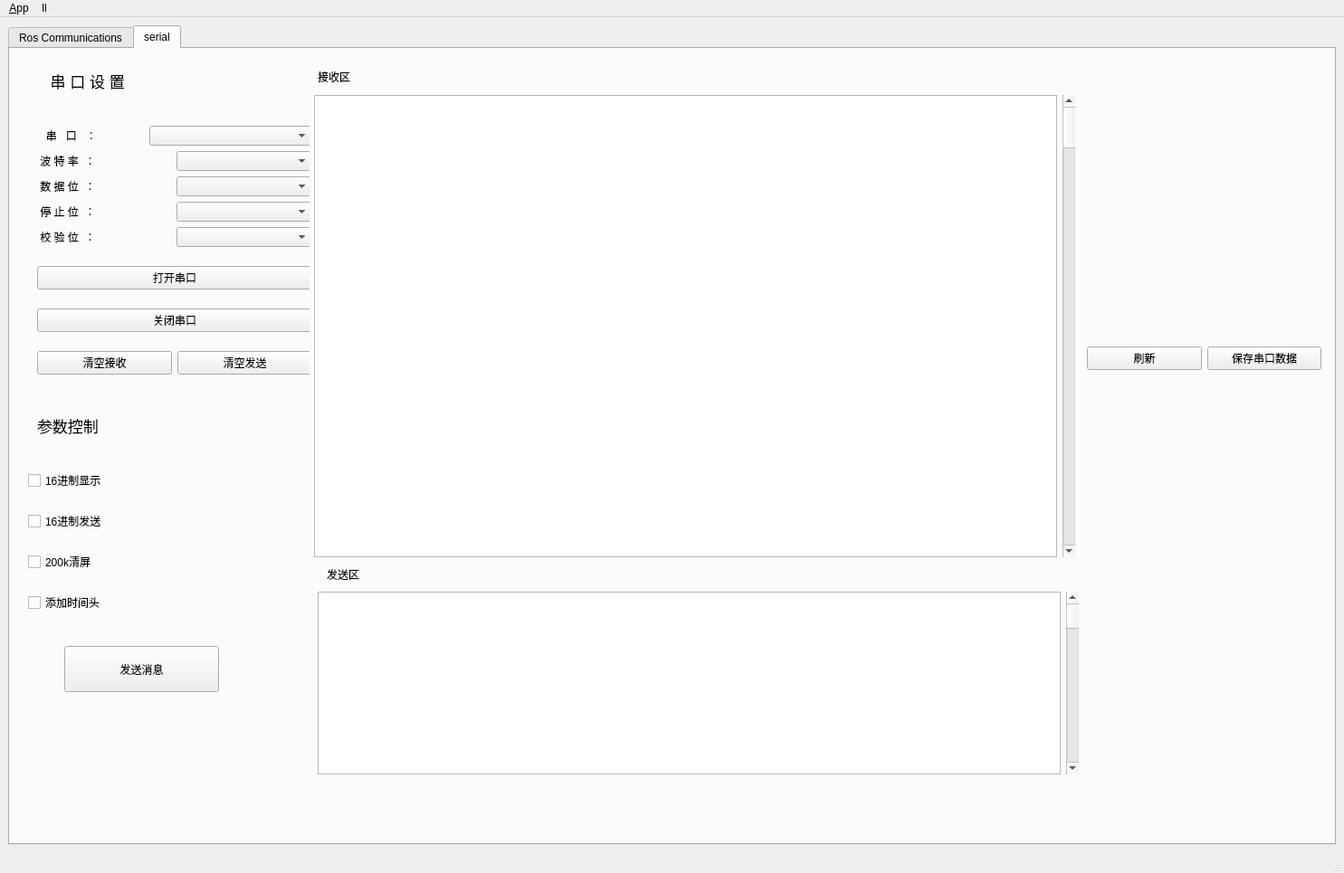
<?xml version="1.0" encoding="UTF-8"?>
<ui version="4.0">
 <class>MainWindowDesign</class>
 <widget class="QMainWindow" name="MainWindowDesign">
  <property name="geometry">
   <rect>
    <x>0</x>
    <y>0</y>
    <width>1485</width>
    <height>965</height>
   </rect>
  </property>
  <property name="windowTitle">
   <string>QRosApp</string>
  </property>
  <property name="windowIcon">
   <iconset resource="../../robot_hmi/resources/images.qrc">
    <normaloff>:/images/icon.png</normaloff>:/images/icon.png</iconset>
  </property>
  <property name="locale">
   <locale language="English" country="Australia"/>
  </property>
  <widget class="QWidget" name="centralwidget">
   <layout class="QVBoxLayout" name="verticalLayout_5">
    <item>
     <widget class="QTabWidget" name="tab_manager">
      <property name="minimumSize">
       <size>
        <width>0</width>
        <height>0</height>
       </size>
      </property>
      <property name="locale">
       <locale language="English" country="Australia"/>
      </property>
      <property name="currentIndex">
       <number>1</number>
      </property>
      <widget class="QWidget" name="tab_status">
       <attribute name="title">
        <string>Ros Communications</string>
       </attribute>
       <layout class="QVBoxLayout" name="verticalLayout_2">
        <item>
         <widget class="QGroupBox" name="groupBox_12">
          <property name="sizePolicy">
           <sizepolicy hsizetype="MinimumExpanding" vsizetype="Preferred">
            <horstretch>0</horstretch>
            <verstretch>0</verstretch>
           </sizepolicy>
          </property>
          <property name="title">
           <string>Logging</string>
          </property>
          <layout class="QGridLayout" name="gridLayout_3">
           <item row="0" column="0">
            <widget class="QListView" name="view_logging"/>
           </item>
           <item row="0" column="1">
            <widget class="QGroupBox" name="groupBox">
             <property name="title">
              <string>GroupBox</string>
             </property>
             <layout class="QVBoxLayout" name="verticalLayout_4">
              <item>
               <widget class="QGroupBox" name="groupBox_2">
                <property name="title">
                 <string>Ros Master</string>
                </property>
                <layout class="QGridLayout" name="gridLayout">
                 <item row="7" column="0" colspan="2">
                  <widget class="QCheckBox" name="checkbox_remember_settings">
                   <property name="layoutDirection">
                    <enum>Qt::RightToLeft</enum>
                   </property>
                   <property name="text">
                    <string>Remember settings on startup</string>
                   </property>
                  </widget>
                 </item>
                 <item row="2" column="0">
                  <widget class="QLabel" name="label_2">
                   <property name="frameShape">
                    <enum>QFrame::StyledPanel</enum>
                   </property>
                   <property name="frameShadow">
                    <enum>QFrame::Raised</enum>
                   </property>
                   <property name="text">
                    <string>Ros IP</string>
                   </property>
                  </widget>
                 </item>
                 <item row="9" column="0">
                  <spacer name="horizontalSpacer">
                   <property name="orientation">
                    <enum>Qt::Horizontal</enum>
                   </property>
                   <property name="sizeHint" stdset="0">
                    <size>
                     <width>170</width>
                     <height>21</height>
                    </size>
                   </property>
                  </spacer>
                 </item>
                 <item row="6" column="0" colspan="2">
                  <widget class="QCheckBox" name="checkbox_use_environment">
                   <property name="layoutDirection">
                    <enum>Qt::RightToLeft</enum>
                   </property>
                   <property name="text">
                    <string>Use environment variables</string>
                   </property>
                  </widget>
                 </item>
                 <item row="1" column="0" colspan="2">
                  <widget class="QLineEdit" name="line_edit_master">
                   <property name="text">
                    <string>http://192.168.1.2:11311/</string>
                   </property>
                  </widget>
                 </item>
                 <item row="0" column="0">
                  <widget class="QLabel" name="label">
                   <property name="frameShape">
                    <enum>QFrame::StyledPanel</enum>
                   </property>
                   <property name="frameShadow">
                    <enum>QFrame::Raised</enum>
                   </property>
                   <property name="text">
                    <string>Ros Master Url</string>
                   </property>
                  </widget>
                 </item>
                 <item row="5" column="0" colspan="2">
                  <widget class="QLineEdit" name="line_edit_topic">
                   <property name="enabled">
                    <bool>false</bool>
                   </property>
                   <property name="text">
                    <string>unused</string>
                   </property>
                  </widget>
                 </item>
                 <item row="3" column="0" colspan="2">
                  <widget class="QLineEdit" name="line_edit_host">
                   <property name="text">
                    <string>192.168.1.67</string>
                   </property>
                  </widget>
                 </item>
                 <item row="9" column="1">
                  <widget class="QPushButton" name="button_connect">
                   <property name="enabled">
                    <bool>true</bool>
                   </property>
                   <property name="sizePolicy">
                    <sizepolicy hsizetype="MinimumExpanding" vsizetype="Fixed">
                     <horstretch>0</horstretch>
                     <verstretch>0</verstretch>
                    </sizepolicy>
                   </property>
                   <property name="toolTip">
                    <string>Set the target to the current joint trajectory state.</string>
                   </property>
                   <property name="statusTip">
                    <string>Clear all waypoints and set the target to the current joint trajectory state.</string>
                   </property>
                   <property name="text">
                    <string>Connect</string>
                   </property>
                  </widget>
                 </item>
                 <item row="4" column="0">
                  <widget class="QLabel" name="label_3">
                   <property name="frameShape">
                    <enum>QFrame::StyledPanel</enum>
                   </property>
                   <property name="frameShadow">
                    <enum>QFrame::Raised</enum>
                   </property>
                   <property name="text">
                    <string>Ros Hostname</string>
                   </property>
                  </widget>
                 </item>
                 <item row="10" column="0">
                  <spacer name="verticalSpacer">
                   <property name="orientation">
                    <enum>Qt::Vertical</enum>
                   </property>
                   <property name="sizeHint" stdset="0">
                    <size>
                     <width>20</width>
                     <height>40</height>
                    </size>
                   </property>
                  </spacer>
                 </item>
                </layout>
               </widget>
              </item>
             </layout>
            </widget>
           </item>
          </layout>
         </widget>
        </item>
       </layout>
      </widget>
      <widget class="QWidget" name="tab">
       <attribute name="title">
        <string>serial</string>
       </attribute>
       <widget class="QWidget" name="widget" native="true">
        <property name="geometry">
         <rect>
          <x>10</x>
          <y>380</y>
          <width>311</width>
          <height>371</height>
         </rect>
        </property>
        <widget class="QLabel" name="label_12">
         <property name="geometry">
          <rect>
           <x>20</x>
           <y>20</y>
           <width>88</width>
           <height>33</height>
          </rect>
         </property>
         <property name="font">
          <font>
           <pointsize>13</pointsize>
          </font>
         </property>
         <property name="text">
          <string>参数控制</string>
         </property>
        </widget>
        <widget class="QWidget" name="layoutWidget">
         <property name="geometry">
          <rect>
           <x>10</x>
           <y>70</y>
           <width>241</width>
           <height>191</height>
          </rect>
         </property>
         <layout class="QVBoxLayout" name="verticalLayout_3">
          <item>
           <widget class="QCheckBox" name="checkBox_2">
            <property name="text">
             <string>16进制显示</string>
            </property>
           </widget>
          </item>
          <item>
           <widget class="QCheckBox" name="checkBox_3">
            <property name="text">
             <string>16进制发送</string>
            </property>
           </widget>
          </item>
          <item>
           <widget class="QCheckBox" name="checkBox_5">
            <property name="text">
             <string>200k清屏</string>
            </property>
           </widget>
          </item>
          <item>
           <widget class="QCheckBox" name="time_Check">
            <property name="text">
             <string>添加时间头</string>
            </property>
           </widget>
          </item>
         </layout>
        </widget>
        <widget class="QPushButton" name="send_messger_ptn">
         <property name="geometry">
          <rect>
           <x>50</x>
           <y>280</y>
           <width>171</width>
           <height>51</height>
          </rect>
         </property>
         <property name="text">
          <string>发送消息</string>
         </property>
        </widget>
       </widget>
       <widget class="QWidget" name="widget_2" native="true">
        <property name="geometry">
         <rect>
          <x>-30</x>
          <y>-60</y>
          <width>361</width>
          <height>451</height>
         </rect>
        </property>
        <widget class="QLabel" name="label_11">
         <property name="geometry">
          <rect>
           <x>70</x>
           <y>80</y>
           <width>161</width>
           <height>31</height>
          </rect>
         </property>
         <property name="font">
          <font>
           <pointsize>13</pointsize>
          </font>
         </property>
         <property name="text">
          <string> 串 口 设 置 </string>
         </property>
        </widget>
        <widget class="QWidget" name="layoutWidget">
         <property name="geometry">
          <rect>
           <x>60</x>
           <y>130</y>
           <width>304</width>
           <height>309</height>
          </rect>
         </property>
         <layout class="QGridLayout" name="gridLayout_2">
          <item row="3" column="0">
           <widget class="QPushButton" name="clean_ptn_1">
            <property name="text">
             <string>清空接收</string>
            </property>
           </widget>
          </item>
          <item row="0" column="0" colspan="2">
           <layout class="QVBoxLayout" name="verticalLayout">
            <item>
             <layout class="QHBoxLayout" name="horizontalLayout">
              <item>
               <widget class="QLabel" name="label_4">
                <property name="text">
                 <string>   串   口   ：</string>
                </property>
               </widget>
              </item>
              <item>
               <widget class="QComboBox" name="serial_port_2">
                <property name="minimumSize">
                 <size>
                  <width>180</width>
                  <height>0</height>
                 </size>
                </property>
               </widget>
              </item>
             </layout>
            </item>
            <item>
             <layout class="QHBoxLayout" name="horizontalLayout_3">
              <item>
               <widget class="QLabel" name="label_6">
                <property name="text">
                 <string> 波 特 率  ：</string>
                </property>
               </widget>
              </item>
              <item>
               <widget class="QComboBox" name="buote_edit">
                <property name="minimumSize">
                 <size>
                  <width>150</width>
                  <height>0</height>
                 </size>
                </property>
               </widget>
              </item>
             </layout>
            </item>
            <item>
             <layout class="QHBoxLayout" name="horizontalLayout_5">
              <item>
               <widget class="QLabel" name="label_8">
                <property name="text">
                 <string> 数 据 位  ：</string>
                </property>
               </widget>
              </item>
              <item>
               <widget class="QComboBox" name="data_bit_edit">
                <property name="minimumSize">
                 <size>
                  <width>150</width>
                  <height>0</height>
                 </size>
                </property>
               </widget>
              </item>
             </layout>
            </item>
            <item>
             <layout class="QHBoxLayout" name="horizontalLayout_6">
              <item>
               <widget class="QLabel" name="label_9">
                <property name="text">
                 <string> 停 止 位  ：</string>
                </property>
               </widget>
              </item>
              <item>
               <widget class="QComboBox" name="stop_bit_edit">
                <property name="minimumSize">
                 <size>
                  <width>150</width>
                  <height>0</height>
                 </size>
                </property>
               </widget>
              </item>
             </layout>
            </item>
            <item>
             <layout class="QHBoxLayout" name="horizontalLayout_7">
              <item>
               <widget class="QLabel" name="label_10">
                <property name="text">
                 <string> 校 验 位  ：</string>
                </property>
               </widget>
              </item>
              <item>
               <widget class="QComboBox" name="jiaoyan_edit">
                <property name="minimumSize">
                 <size>
                  <width>150</width>
                  <height>0</height>
                 </size>
                </property>
               </widget>
              </item>
             </layout>
            </item>
           </layout>
          </item>
          <item row="3" column="1">
           <widget class="QPushButton" name="clean_ptn_2">
            <property name="text">
             <string>清空发送</string>
            </property>
           </widget>
          </item>
          <item row="1" column="0" colspan="2">
           <widget class="QPushButton" name="open_serial_btn">
            <property name="text">
             <string>打开串口</string>
            </property>
           </widget>
          </item>
          <item row="2" column="0" colspan="2">
           <widget class="QPushButton" name="close_serial_btn">
            <property name="text">
             <string>关闭串口</string>
            </property>
           </widget>
          </item>
         </layout>
        </widget>
       </widget>
       <widget class="QLabel" name="label_13">
        <property name="geometry">
         <rect>
          <x>350</x>
          <y>570</y>
          <width>80</width>
          <height>21</height>
         </rect>
        </property>
        <property name="text">
         <string>发送区</string>
        </property>
       </widget>
       <widget class="QLabel" name="label_14">
        <property name="geometry">
         <rect>
          <x>340</x>
          <y>20</y>
          <width>80</width>
          <height>21</height>
         </rect>
        </property>
        <property name="text">
         <string>接收区</string>
        </property>
       </widget>
       <widget class="QWidget" name="layoutWidget">
        <property name="geometry">
         <rect>
          <x>340</x>
          <y>600</y>
          <width>841</width>
          <height>202</height>
         </rect>
        </property>
        <layout class="QHBoxLayout" name="horizontalLayout_9">
         <item>
          <widget class="QTextEdit" name="textEdit"/>
         </item>
         <item>
          <widget class="QScrollBar" name="verticalScrollBar">
           <property name="orientation">
            <enum>Qt::Vertical</enum>
           </property>
          </widget>
         </item>
        </layout>
       </widget>
       <widget class="QWidget" name="layoutWidget">
        <property name="geometry">
         <rect>
          <x>336</x>
          <y>51</y>
          <width>841</width>
          <height>511</height>
         </rect>
        </property>
        <layout class="QHBoxLayout" name="horizontalLayout_8">
         <item>
          <widget class="QListWidget" name="listWidget"/>
         </item>
         <item>
          <widget class="QScrollBar" name="verticalScrollBar_2">
           <property name="orientation">
            <enum>Qt::Vertical</enum>
           </property>
          </widget>
         </item>
        </layout>
       </widget>
       <widget class="QWidget" name="layoutWidget">
        <property name="geometry">
         <rect>
          <x>1190</x>
          <y>300</y>
          <width>259</width>
          <height>84</height>
         </rect>
        </property>
        <layout class="QVBoxLayout" name="verticalLayout_6">
         <item>
          <layout class="QHBoxLayout" name="horizontalLayout_11">
           <item>
            <widget class="QPushButton" name="report_btn">
             <property name="text">
              <string>刷新</string>
             </property>
            </widget>
           </item>
           <item>
            <widget class="QPushButton" name="pushButton">
             <property name="text">
              <string>保存串口数据</string>
             </property>
            </widget>
           </item>
          </layout>
         </item>
        </layout>
       </widget>
      </widget>
     </widget>
    </item>
   </layout>
  </widget>
  <widget class="QMenuBar" name="menubar">
   <property name="geometry">
    <rect>
     <x>0</x>
     <y>0</y>
     <width>1485</width>
     <height>32</height>
    </rect>
   </property>
   <widget class="QMenu" name="menu_File">
    <property name="title">
     <string>&amp;App</string>
    </property>
    <addaction name="action_Preferences"/>
    <addaction name="separator"/>
    <addaction name="actionAbout"/>
    <addaction name="actionAbout_Qt"/>
    <addaction name="separator"/>
    <addaction name="action_Quit"/>
   </widget>
   <widget class="QMenu" name="menull">
    <property name="title">
     <string>ll</string>
    </property>
   </widget>
   <addaction name="menu_File"/>
   <addaction name="menull"/>
  </widget>
  <widget class="QStatusBar" name="statusbar"/>
  <action name="action_Quit">
   <property name="text">
    <string>&amp;Quit</string>
   </property>
   <property name="shortcut">
    <string>Ctrl+Q</string>
   </property>
   <property name="shortcutContext">
    <enum>Qt::ApplicationShortcut</enum>
   </property>
  </action>
  <action name="action_Preferences">
   <property name="text">
    <string>&amp;Preferences</string>
   </property>
  </action>
  <action name="actionAbout">
   <property name="text">
    <string>&amp;About</string>
   </property>
  </action>
  <action name="actionAbout_Qt">
   <property name="text">
    <string>About &amp;Qt</string>
   </property>
  </action>
 </widget>
 <resources>
  <include location="../../robot_hmi/resources/images.qrc"/>
 </resources>
 <connections>
  <connection>
   <sender>action_Quit</sender>
   <signal>triggered()</signal>
   <receiver>MainWindowDesign</receiver>
   <slot>close()</slot>
   <hints>
    <hint type="sourcelabel">
     <x>-1</x>
     <y>-1</y>
    </hint>
    <hint type="destinationlabel">
     <x>399</x>
     <y>299</y>
    </hint>
   </hints>
  </connection>
 </connections>
</ui>
